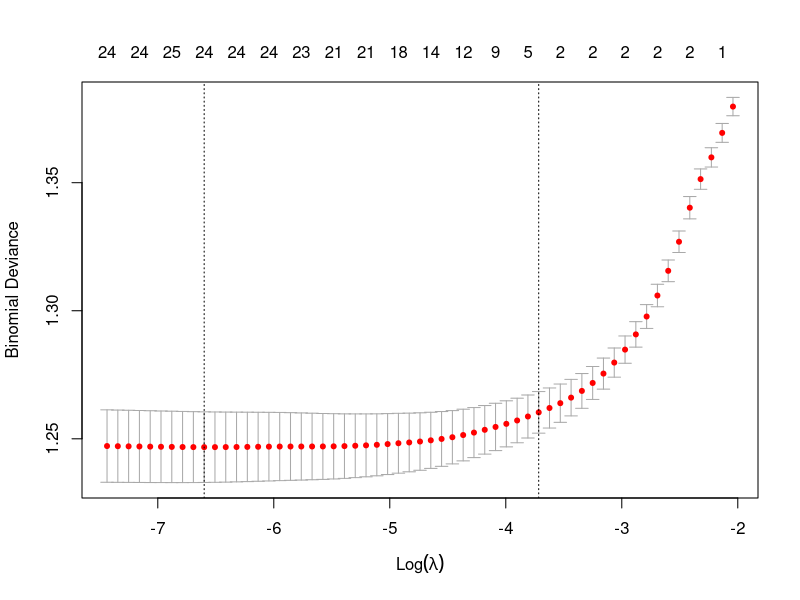
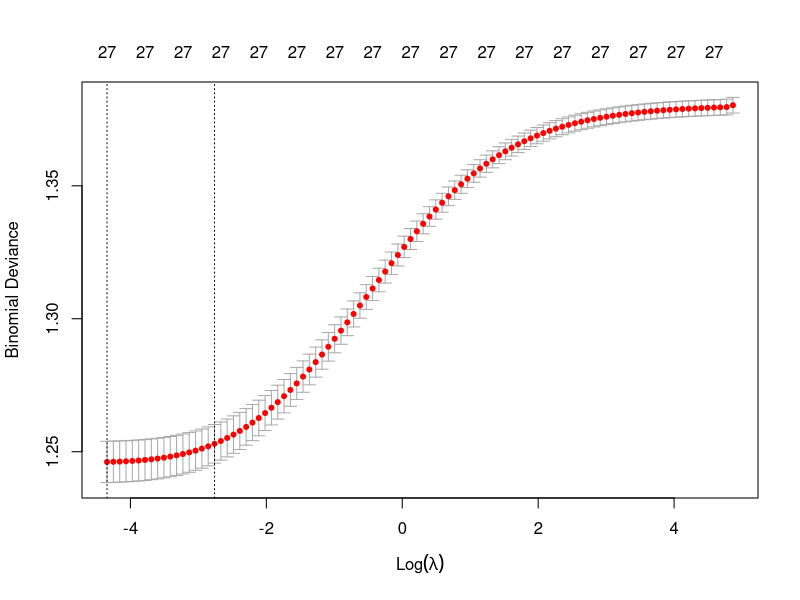

Here is the R script that generated these plots, in order:
## ---- chunk 1
rm(list = ls())
library(tidyr)
library(glmnet)
dat <- read.csv("recidivism_data_sample.csv")
dat$race <- as.factor(dat$race)
dat$sex <- as.factor(dat$sex)
## ---- chunk 2
# Split into predictor vector (y) and feature matrix (x)
y <- dat$recidivate

# =====================
# CREATING THE X MATRIX
# =====================
# OPTION 1: Include all variables
x <- subset(dat, select = -c(recidivate))
x <- model.matrix(~.-1, x[,]) # Convert all categorical variable to dummies.

# OPTION 2: Exclude nominal data (id & race), include charge_name as dummies.
# x <- subset(dat, select = -c(recidivate, id, race))
# x <- model.matrix(~.-1, x[,]) # Convert all categorical variable to dummies.

# OPTION 3: Exclude nominal and charge_name (id,race, & charge_name)
# x <- as.matrix(subset(dat, select = -c(recidivate, id, race, charge_name)))


# Determine number of in training and test set. Split accordingly.
n.total <- length(y)
prop.train <- 0.67 
set.seed(123)
r <- sample(1:n.total, round(prop.train*n.total), replace = FALSE) 

x.train <- x[r,]
x.test <- x[-r,]
y.train <- y[r]
y.test <- y[-r]
  
## ---- chunk 3
lasso.cv <- cv.glmnet(x = x.train, y = y.train,
                             family = "binomial", nfolds = 10, alpha = 1)
plot(lasso.cv)
## ---- chunk 4
opt.lambda.lasso <- lasso.cv$lambda.1se
opt.model.lasso <-  glmnet(x = x.train, y = y.train, alpha = 1, lambda = opt.lambda.lasso, family = "binomial") 
## ---- chunk 5
test.predprob <- predict(opt.model.lasso, newx = x.test, type = "response")
yhat.test <- as.numeric(test.predprob > 0.5)

# accuracy
accLASSO.test <- mean(y.test == yhat.test)

# precision
precLASSO.test <- mean(y.test[yhat.test == 1] == 1)

# recall
recallLASSO.test <- mean(yhat.test[y.test == 1] == 1)

#mse
mseLASSO.test <- mean((yhat.test - y.test)^2)
mseLASSO.test.prob <- mean((test.predprob - y.test)^2)

## ---- chunk 6
rr.cv <- cv.glmnet(x = x.train, y = y.train,
                             family = "binomial", nfolds = 10, alpha = 0)
plot(rr.cv)
## ---- chunk 7
opt.lambda.rr <- rr.cv$lambda.1se
opt.model.rr <-  glmnet(x = x.train, y = y.train, alpha = 0, lambda = opt.lambda.rr, family = "binomial") 
## ---- chunk 8
test.predprob.rr <- predict(opt.model.rr, newx = x.test, type = "response")
yhat.test.rr <- as.numeric(test.predprob.rr > 0.5)

# accuracy
accRR.test <- mean(y.test == yhat.test.rr)

# precision
precRR.test <- mean(y.test[yhat.test.rr == 1] == 1)

# recall
recallRR.test <- mean(yhat.test.rr[y.test == 1] == 1)

#mse
mseRR.test <- mean((yhat.test.rr-y.test)^2)
mseRR.test.prob <- mean((test.predprob.rr - y.test)^2)
## ---- chunk 9
rr <- c(accRR.test, precRR.test, recallRR.test, mseRR.test)
lasso <- c(accLASSO.test, precLASSO.test, recallLASSO.test, mseLASSO.test)
data.frame("rr_outofsample" = rr, "lasso_outofsample" = lasso, row.names = c("accuracy", "precision", "recall", "mse"))
